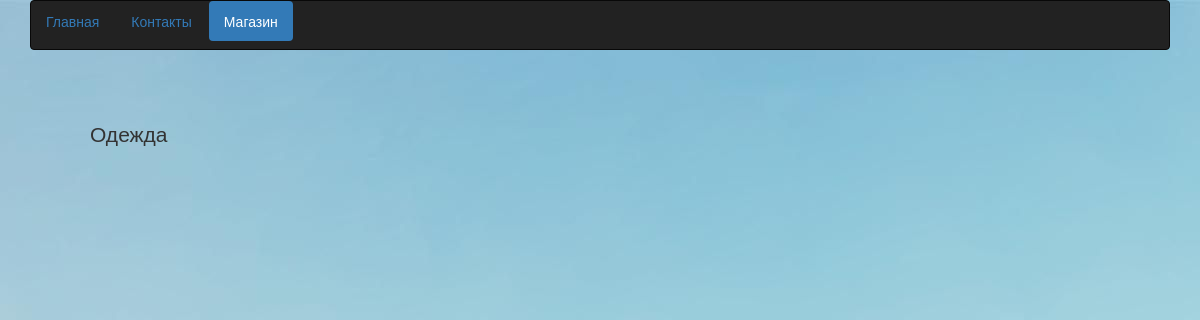
The app's page /clothes/, older data.
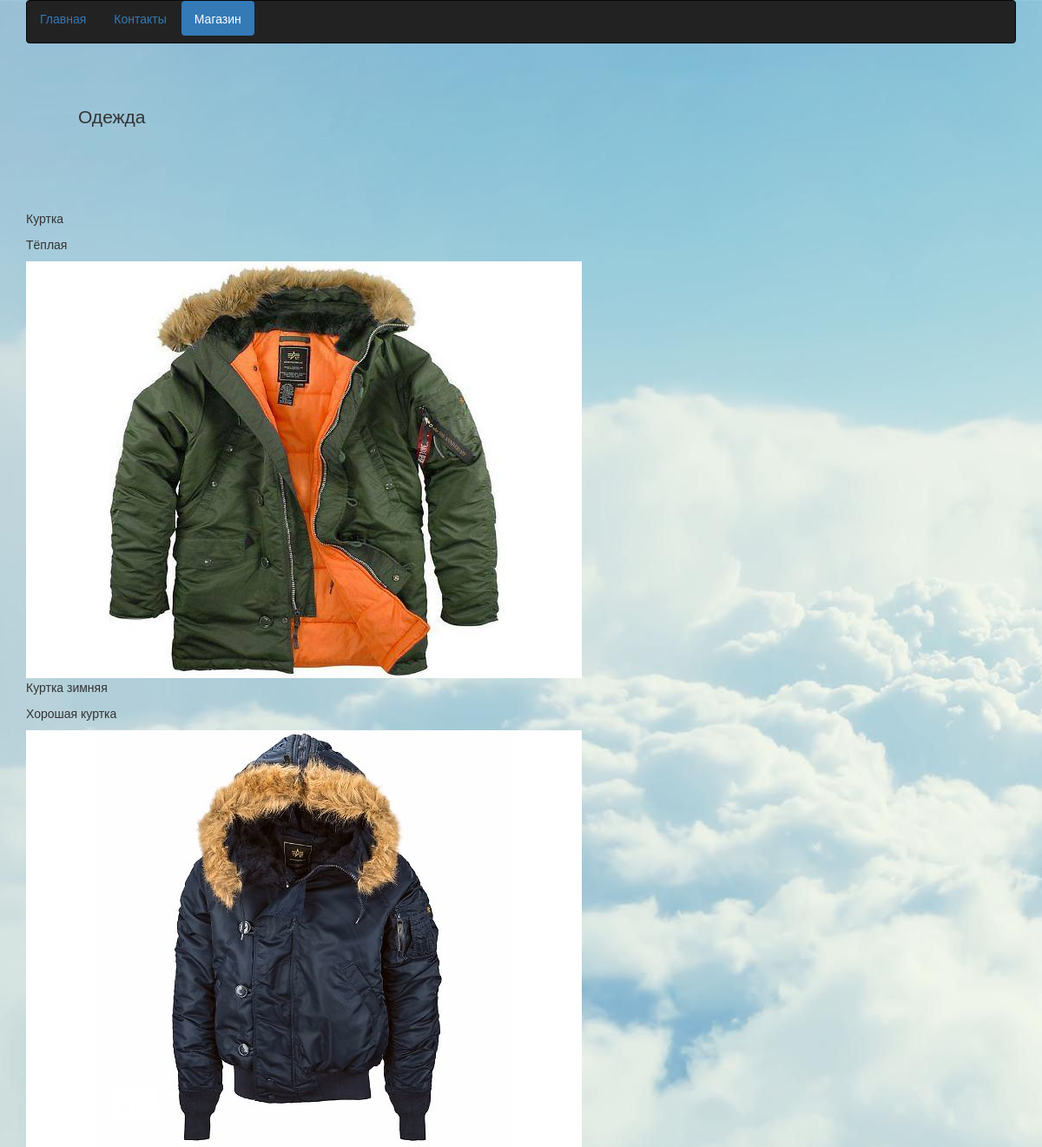
The same page, newer data.
### clothes/models.py (models this page shows, shortened)
class Clothes(models.Model):
	name = models.CharField(max_length = 255)
	color = models.CharField(max_length = 12, choices=(('B', 'Black'), 													('D', 'Dark blue')))
	image_number = models.IntegerField()
	size = models.CharField(max_length = 3, choices=(('48', '48'),('50', '50'),  										('52', '52'), ('54', '54'),  											('56', '56'), ('58', '58')))
	short_description = models.CharField(max_length = 255, help_text = 							u'краткое описание', null = True, blank = True)
	description = models.TextField(help_text = u'полное описание', 										null = True, blank = True)

### clothes/views.py (the view)
def all_clothes(request):
	clothes = Clothes.objects.all()
	return render(request, 'clothes/all_clothes.html', {'clothes':clothes})

### templates/clothes/all_clothes.html (shortened to what this page needs)
{% extends "base.html" %}
{% load staticfiles %}
{% block active_clothes %}active{% endblock active_clothes %}
{% block content %}
	<div class="container">
		<div class="jumbotron">
			<p>Одежда</p>
		</div>
		{% for jacket in clothes %}
			<p>{{ jacket.name }}</p>
			<p>{{ jacket.short_description }}</p>
			<img src="/static/images/{{ jacket.image_number }}.jpg">
		{% endfor %}
	</div>
{% endblock content %}

### templates/base.html (shortened to what this page needs)
<!DOCTYPE html>
<html lang="en">
{% load staticfiles %}
  <head>
    <link href="{% static 'css/bootstrap.min.css' %}" rel="stylesheet">
  </head>
	<body>
		<div class="container">
			<div class="navbar navbar-inverse">
			    <ul class="nav nav-pills">
						<li class={% block active_main %}{% endblock %}><a href="{% url 'main' %}">Главная</a></li>
						<li class={% block active_contact %}{% endblock %}><a href="{% url 'contact' %}">Контакты</a></li>
						<li class={% block active_clothes %}{% endblock %}><a href="{% url 'clothes:all_clothes' %}">Магазин</a></li>
					</ul>
			</div>
		</div>
{% block content %}{% endblock content %}
	</body>
</html>

Row changes from the older to the newer data that the page shows:
added Clothes: name "Куртка", short_description "Тёплая", shows a picture
added Clothes: name "Куртка зимняя", short_description "Хорошая куртка", shows a picture
